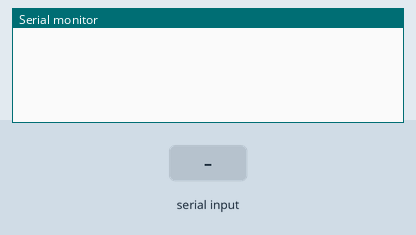
This sketch was run on a simulated Arduino Uno, built with avr-gcc and run on an emulated ATmega328P. Shown: the last lines printed to the serial monitor. The test bench sets the inputs (shaded band).

Above: at 1.2 s.
1.3 s: "1" received over Serial
At 2.5 s:
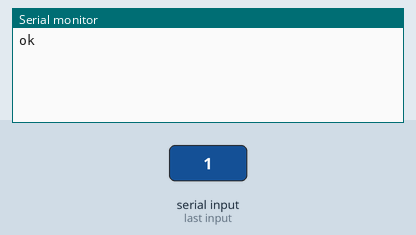
2.8 s: "2" received over Serial
At 4.0 s:
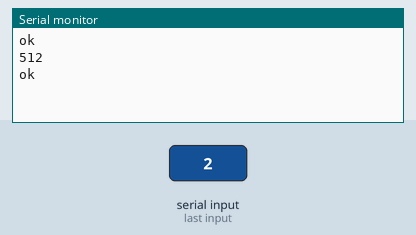

Measured:
- after the input at 1.3 s, the serial monitor: prints a new line at once (image 1)
- after the input at 2.8 s, the serial monitor: prints a new line at once (image 2)

The sketch:

readPhotoResistor.ino
```cpp
#include <Servo.h>
int pcCommand;

int lightpin_1 = 1;

void setup() {
  Serial.begin(9600);
}

// the loop routine runs over and over again forever:
void loop() {
  if(Serial.available() > 0){
    pcCommand = Serial.read();
    //Serial.println(pcCommand);
    switch(pcCommand){
      case '1':  //status check
        Serial.println("ok");
        break;
      case '2':  //read light value
        Serial.println(analogRead(lightpin_1));
        Serial.println("ok");
        break;
    }
  }
}
```
